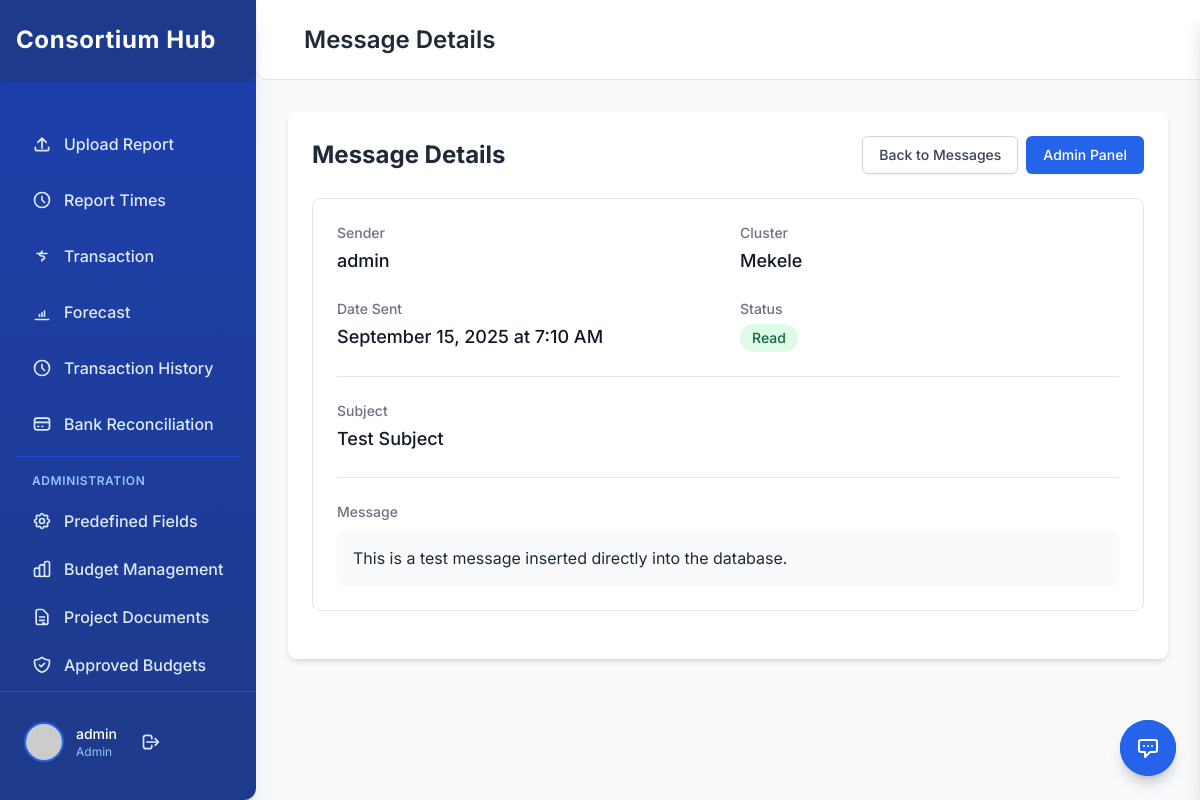
Page /admin_message_detail.php?id=2 (signed in) on the committed database.
### tables this page shows
CREATE TABLE `messages` (
  `id` int(11) NOT NULL,
  `sender_id` int(11) NOT NULL,
  `recipient_id` int(11) DEFAULT NULL,
  `subject` varchar(255) NOT NULL,
  `message` text NOT NULL,
  `is_read` tinyint(1) DEFAULT 0,
  `created_at` timestamp NOT NULL DEFAULT current_timestamp()
);

CREATE TABLE `users` (
  `id` int(11) NOT NULL,
  `username` varchar(100) NOT NULL,
  `email` varchar(100) NOT NULL,
  `password` varchar(255) NOT NULL,
  `role` enum('admin','finance_officer') NOT NULL DEFAULT 'finance_officer',
  `cluster_name` varchar(100) DEFAULT NULL,
  `is_active` tinyint(1) DEFAULT 1,
  `created_at` timestamp NOT NULL DEFAULT current_timestamp(),
  `updated_at` timestamp NOT NULL DEFAULT current_timestamp() ON UPDATE current_timestamp()
);

### admin_message_detail.php (the view, shortened to what this page needs)
<?php
require_once 'config.php';
$message_id = isset($_GET['id']) ? intval($_GET['id']) : 0;
try {
    $stmt = $conn->prepare("SELECT m.*, u.username, u.cluster_name FROM messages m JOIN users u ON m.sender_id = u.id WHERE m.id = ?");
    $stmt->execute([$message_id]);
    $message = $stmt->fetch(PDO::FETCH_ASSOC);
    if (!$message['is_read']) {
        $message['is_read'] = 1;
    }
} catch (PDOException $e) {
    $_SESSION['error_message'] = 'Error fetching message: ' . $e->getMessage();
    header('Location: admin_messages.php');
    exit();
}
?>
<?php include 'header.php'; ?>
<div class="flex flex-col flex-1 min-w-0">
    <header class="flex items-center justify-between h-20 px-8 bg-white border-b border-gray-200 shadow-sm rounded-bl-xl">
        <div class="flex items-center">
            <h2 class="ml-4 text-2xl font-semibold text-gray-800">Message Details</h2>
        </div>
    </header>
    <main class="flex-1 p-8 overflow-y-auto overflow-x-auto bg-gray-50">
        <div class="bg-white rounded-lg shadow-md p-6 max-w-4xl mx-auto">
            <div class="flex justify-between items-center mb-6">
                <h1 class="text-2xl font-bold text-gray-800">Message Details</h1>
                <div class="flex space-x-2">
                    <a href="admin_messages.php" class="inline-flex items-center px-4 py-2 border border-gray-300 text-sm font-medium rounded-md shadow-sm text-gray-700 bg-white hover:bg-gray-50 focus:outline-none focus:ring-2 focus:ring-offset-2 focus:ring-blue-500">
                        Back to Messages
                    </a>
                    <a href="admin.php" class="inline-flex items-center px-4 py-2 border border-transparent text-sm font-medium rounded-md shadow-sm text-white bg-blue-600 hover:bg-blue-700 focus:outline-none focus:ring-2 focus:ring-offset-2 focus:ring-blue-500">
                        Admin Panel
                    </a>
                </div>
            </div>
            <div class="border border-gray-200 rounded-lg p-6 mb-6">
                <div class="grid grid-cols-1 md:grid-cols-2 gap-6 mb-6">
                    <div>
                        <h3 class="text-sm font-medium text-gray-500">Sender</h3>
                        <p class="mt-1 text-lg font-medium text-gray-900"><?php echo htmlspecialchars($message['username']); ?></p>
                    </div>
                    <div>
                        <h3 class="text-sm font-medium text-gray-500">Cluster</h3>
                        <p class="mt-1 text-lg font-medium text-gray-900">
                            <?php echo htmlspecialchars($message['cluster_name'] ?? 'N/A'); ?>
                        </p>
                    </div>
                    <div>
                        <h3 class="text-sm font-medium text-gray-500">Date Sent</h3>
                        <p class="mt-1 text-lg font-medium text-gray-900">
                            <?php echo date('F j, Y \a\t g:i A', strtotime($message['created_at'])); ?>
                        </p>
                    </div>
                    <div>
                        <h3 class="text-sm font-medium text-gray-500">Status</h3>
                        <p class="mt-1 text-lg font-medium text-gray-900">
                            <?php if ($message['is_read']): ?>
                                <span class="inline-flex items-center px-3 py-1 rounded-full text-sm font-medium bg-green-100 text-green-800">
                                    Read
                                </span>
                            <?php else: ?>
                                <span class="inline-flex items-center px-3 py-1 rounded-full text-sm font-medium bg-yellow-100 text-yellow-800">
                                    Unread
                                </span>
                            <?php endif; ?>
                        </p>
                    </div>
                </div>
                <div class="border-t border-gray-200 pt-6">
                    <h3 class="text-sm font-medium text-gray-500">Subject</h3>
                    <p class="mt-1 text-lg font-medium text-gray-900">
                        <?php echo htmlspecialchars($message['subject'] ?: 'No Subject'); ?>
                    </p>
                </div>
                <div class="border-t border-gray-200 pt-6 mt-6">
                    <h3 class="text-sm font-medium text-gray-500">Message</h3>
                    <div class="mt-2 p-4 bg-gray-50 rounded-lg">
                        <p class="text-gray-800 whitespace-pre-wrap"><?php echo htmlspecialchars($message['message']); ?></p>
                    </div>
                </div>
            </div>
        </div>
    </main>
</div>
<?php include 'message_system.php'; ?>

### header.php (style rules this page uses)
body { font-family: 'Inter', sans-serif; overflow-y: auto; overflow-x: hidden; }

### rows in the picture
messages: users.username "admin", users.cluster_name "Mekele", created_at "September 15, 2025 at 7:10 AM", subject "Test Subject", message "This is a test message inserted directly into the database."

### other values in the picture
$_SESSION['username'] "admin"
$_SESSION['role'] "Admin"
